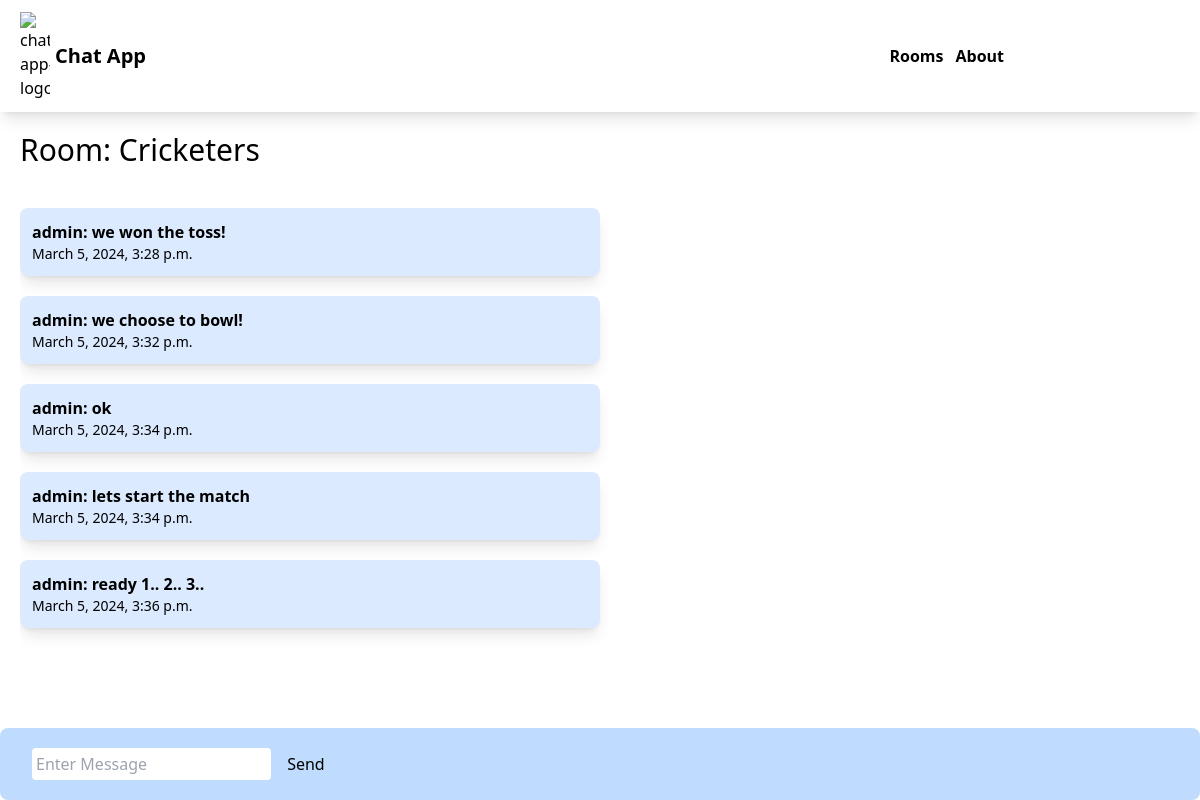
The app's page /cricket/ (signed in) with its own data.
### chat_app/models.py (models this page shows, shortened)
class ChatRoom(models.Model):
    class Meta:
        verbose_name_plural = 'Chat Rooms'
    name = models.CharField(max_length=100)
    slug = models.SlugField(unique=True)

class ChatMessage(models.Model):
    class Meta:
        verbose_name_plural = 'Chat Message'
        ordering = ['date']
    user = models.ForeignKey(User, on_delete=models.CASCADE)
    room = models.ForeignKey(ChatRoom, on_delete=models.CASCADE)
    message_content = models.TextField()
    date = models.DateTimeField(auto_now=True)

### chat_app/views.py (the view)
# urls.py: path('<slug:slug>/', views.chatroom, name='chatroom'),
def chatroom(request, slug):
    chatroom = ChatRoom.objects.get(slug=slug)
    messages = ChatMessage.objects.filter(room=chatroom)[0:30]
    context = {'chatroom': chatroom, 'messages': messages}
    return render(request, 'chat_app/room.html', context=context)

### chat_app/templates/chat_app/room.html (shortened to what this page needs)
{% extends "chat_app/base.html" %}
{% block body %}
<div class="text-3xl m-5">
    Room: {{ chatroom.name }}
</div>
<div class="message-container m-5 overflow-auto h-[500px]" id="message-container">
    <div id="chat-messages">
        {% for message in messages %}
            <div class="message shadow-lg p-3 my-5 rounded-lg w-1/2 bg-blue-100">
                <div class="text-md font-semibold">
                    {{ message.user.username }}: {{ message.message_content }}
                </div>
                <div class="text-sm">
                    {{ message.date }}
                </div>
            </div>
        {% endfor %}
    </div>
</div>
<div class="form-container fixed inset-x-0 bottom-0 rounded-lg px-3 bg-blue-200">
    <form class="m-5" action="" method="POST">
        <input class="p-1 rounded" id="message-input" type="text" name="message" placeholder="Enter Message">
        <button class="ml-3" id="send-button" type="submit">Send</button>
    </form>
</div>
{% endblock body %}

### records on screen
ChatRoom: name "Cricketers"
ChatMessage: user.username "admin", message_content "we won the toss!", date "March 5, 2024, 3:28 p.m."
ChatMessage: user.username "admin", message_content "we choose to bowl!", date "March 5, 2024, 3:32 p.m."
ChatMessage: user.username "admin", message_content "ok", date "March 5, 2024, 3:34 p.m."
ChatMessage: user.username "admin", message_content "lets start the match", date "March 5, 2024, 3:34 p.m."
ChatMessage: user.username "admin", message_content "ready 1.. 2.. 3..", date "March 5, 2024, 3:36 p.m."
